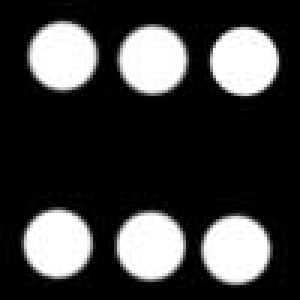
#> input picture zeabus_vision/src/shoot_craps/images/dice_6_1.jpg, 100 x 100 px, found by its file name (shown 3 times larger); its folder holds 7 pictures in this run
$ python test.py   (older library calls are emulated)
#> lines starting #> are read from the running program, lines starting #| are printed output that depends on the picture; after the words box and inside, x2 and y2 are one past the last pixel; in counts of white or black regions, pixels touching at a corner belong together
### zeabus_vision/src/shoot_craps/get_features_training.py
'''
    File name: get_features.py
    Author: zeabus2018
    Date created: 2018/05/24
    Python Version: 3.6.1
'''

import cv2 as cv
import math
from operator import itemgetter
from sklearn import linear_model
import csv

mk = []
combination_result = []
permutation_result = []


def combination(n, r, k, res, ct):
    global combination_result
    if ct > 0:
        res += ' ' + str(k)
    if ct == r:
        combination_result.append(res)
    else:
        for i in range(k + 1, n + 1):
            combination(n, r, i, res, ct + 1)


# [12 lines left out: function permutation, not called in this run]


def get_index(n, r):
    global combination_result
    combination_result = []
    mk = []
    combination(n, r, 0, '', 0)
    combination_result = list(set(combination_result))

    res = []
    for i in combination_result:
        tmp = [int(k) for k in i.split(' ')[1:]]
        res.append(tmp)

    return sorted(res)


# [46 lines left out: functions generate_data_training, generate_images_training, generate_images_training_all, not called in this run]


def main():
    # generate_images_training_all()
    generate_data_training()


# [2 lines that do not run on import are left out]

### zeabus_vision/src/shoot_craps/test.py
'''
    File name: test.py
    Author: zeabus2018
    Date created: 05/25/2018
    Python Version: 3.6.1
'''
import cv2 as cv
import csv
import numpy as np
from get_features_training import *

abs_path = 'C:/Users/skconan/Desktop/Workspace/dice/'
img_path = abs_path + 'images/'


def get_circle(img_bgr):
    result = []
    img_result = img_bgr.copy()
    area_ratio_expected = 0.8
    gray = cv.cvtColor(img_bgr, cv.COLOR_BGR2GRAY)
    _, mask = cv.threshold(gray, 90, 255, cv.THRESH_BINARY_INV)
    _, contours, _ = cv.findContours(mask, cv.RETR_TREE, cv.CHAIN_APPROX_NONE)
    for cnt in contours:
        (x, y), radius = cv.minEnclosingCircle(cnt)
        area_real = math.pi * radius * radius
        area_cnt = cv.contourArea(cnt)
        if area_cnt <= 20:
            continue
        area_ratio = area_cnt / area_real
        if area_ratio < area_ratio_expected:
            continue
        cv.drawContours(img_result, cnt, -1, (0, 255, 0), 1)
        result.append([int(x), int(y), int(radius), int(x**2) + int(y**2)])

    result = sorted(result, key=itemgetter(2))
    result_last = []
    for res in result:
        result_last.append(res[:-1])
    cv.imshow('image_result', img_result)
    cv.waitKey(-1)

    return result_last


def main():
    coeff = [0.00000000e+00, 3.58437238e-16, 1.02762883e-03, 1.45365559e-02, 2.61521935e-03, 1.01998667e-02,
             2.30336737e-03, 7.85740575e-03, 1.81348852e-02, -3.70559176e-01, -1.09143644e-02, -7.04152544e-04]
    img = cv.imread(img_path + 'dice_6_1.jpg', 1)
#> img is the input picture: shape (100, 100, 3); min 0, max 255, mean 62.4
    img = cv.resize(img, (0, 0), fx=0.5, fy=0.5)
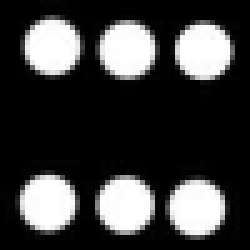
#> img: shape (50, 50, 3) (shown 5 times larger); min 0, max 255, mean 62.4
    circles = get_circle(img)
#> in get_circle, `_, mask = cv.threshold(gray, 90, 255, cv.THRESH_BINARY_INV)`:
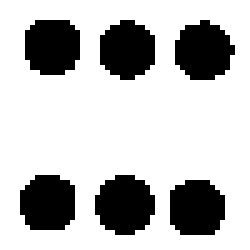
#> mask: shape (50, 50) (shown 5 times larger); 74.5% white; 6 black regions
#> in get_circle, `_, contours, _ = cv.findContours(mask, cv.RETR_TREE, cv.CHAIN_APPROX_N..`: contours = 7 contours; box (x1, y1, x2, y2) and area: (0, 0, 50, 50) 2401, (18, 34, 32, 48) 129, (34, 3, 48, 17) 124, (4, 3, 17, 16) 122, (33, 35, 46, 48) 120, (3, 34, 16, 47) 120, (19, 3, 32, 17) 120
#> the loop in get_circle, `for cnt in contours:` made 7 passes
#> (x, y, radius, area_real, area_cnt, area_ratio) on passes 1 to 7: (24.5, 24.5, 34.65, 3771.5, 2401, 0.637), (38.77, 41.23, 6.61, 137.4, 120.5, 0.877), (24.5, 40.5, 6.67, 139.8, 129, 0.923), (9.23, 40.23, 6.61, 137.4, 120.5, 0.877), (40.31, 9.69, 6.72, 142, 124.5, 0.877), (25, 9.5, 6.58, 135.9, 120, 0.883), (10, 8.75, 6.6, 136.9, 122, 0.891)
#> after the loop in get_circle, `for cnt in contours:`:
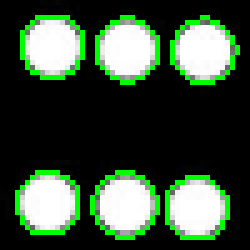
#> img_result: shape (50, 50, 3) (shown 5 times larger); 8.44% of pixels changed, all inside (x1, y1, x2, y2) = (3, 3, 48, 48)
#> after the loop in get_circle, `for cnt in contours:`: result = [[38, 41, 6, 3202], [24, 40, 6, 2240], [9, 40, 6, 1703], [40, 9, 6, 1718], [25, 9, 6, 715], [10, 8, 6, 176]]
#> the loop in get_circle, `for res in result:` made 6 passes
#> after the loop in get_circle, `for res in result:`: result_last = [[38, 41, 6], [24, 40, 6], [9, 40, 6], [40, 9, 6], [25, 9, 6], [10, 8, 6]]
#> circles has the same summary as result_last in get_circle
    n = len(circles)
#> n = 6
    for i in [5,6, 2]:
        if n < i:
            continue
        index = get_index(n, i)
        x_variable = [0] * 12
        dice = i
        point = None
        min = 10
        ct_y = 0
        for j in index:
            ct = 0
            x_before = 0
            y_before = 0
            # print(j)
            for k in j:
                x, y, r = circles[k - 1]
                if ct == 0:
                    x_before = x
                    y_before = y
                x_variable[ct] = x - x_before
                ct += 1
                x_variable[ct] = y - y_before
                ct += 1
                x_before = x
                y_before = y
            y = 0
            for k in range(12):
                y += coeff[k] * x_variable[k]
            # print(y)
            if y > 0 and abs(y - dice) < min:
            # if True:
                img_result = img.copy()
                print(y, dice, min)
                min = abs(y - dice)
                point = j
            ct_y += 1
        for p in point:
            x, y, r = circles[p - 1]
            cv.circle(img_result, (x, y), r, (0, 0, 255), -1)
        cv.imshow('img_result', img_result)
        cv.waitKey(-1)
#> this loop made 1 pass


if __name__ == '__main__':
#> (the run stopped early here; a loop or call above may not have finished)
